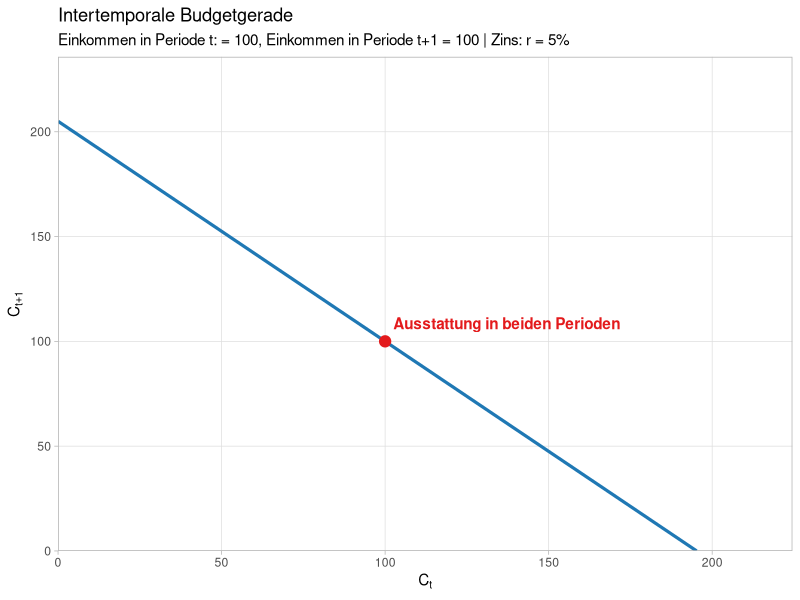

Recreate this plot in R.
## ---- chunk 1
#| message: false
#| warning: false
#| fig-cap: "Die intertemporale Budgetgerade"

library(ggplot2)

# --- 1. Parameter festlegen ---
Y_t   <- 100  # Einkommen in Periode t
Y_tp1 <- 100  # Einkommen in Periode t+1
r     <- 0.05 # Zinssatz

# --- 2. Daten für die Budgetgerade erzeugen ---
# Maximaler Konsum in Periode t (falls C_{t+1} = 0)
max_Ct <- Y_t + Y_tp1 / (1 + r)

# Datenrahmen mit C_t Werten und berechneten C_{t+1} Werten
budget_data <- data.frame(
  C_t = seq(0, max_Ct, length.out = 100)
)
budget_data$C_tp1 <- (1 + r) * (Y_t - budget_data$C_t) + Y_tp1

# Ausstattungspunkt (Endowment)
endowment <- data.frame(C_t = Y_t, C_tp1 = Y_tp1)

# --- 3. ggplot2 Visualisierung ---
p <- ggplot(budget_data, aes(x = C_t, y = C_tp1)) +
  # Budgetgerade
  geom_line(color = "#1f78b4", linewidth = 1.1) +
  
  # Ausstattungspunkt einzeichnen
  geom_point(data = endowment, aes(x = C_t, y = C_tp1), color = "#e31a1c", size = 3.5) +
  annotate("text", x = endowment$C_t, y = endowment$C_tp1, 
           label = "  Ausstattung in beiden Perioden", parse = FALSE, 
           color = "#e31a1c", hjust = 0, vjust = -1, fontface = "bold") +
  
  # Achsenlimits und -ursprung bei (0,0)
  scale_x_continuous(expand = c(0, 0), limits = c(0, max_Ct * 1.15)) +
  scale_y_continuous(expand = c(0, 0), limits = c(0, ((1 + r) * Y_t + Y_tp1) * 1.15)) +
  
  # Beschriftungen (mit mathematischen Ausdrücken)
  labs(
    title = "Intertemporale Budgetgerade",
    subtitle = paste0("Einkommen in Periode t: = ", Y_t, ", Einkommen in Periode t+1 = ", Y_tp1, " | Zins: r = ", r * 100, "%"),
    x = expression(C[t]),
    y = expression(C[t+1])
  ) +
  
  # Akademisches Theme
  theme_light(#base_size = 13
    ) +
  theme(
    panel.grid.minor = element_blank(),
  #  plot.title = element_text(face = "bold", hjust = 0.5),
  #  plot.subtitle = element_text(hjust = 0.5, color = "gray40"),
#    axis.title.x = element_text(face = "italic" #, size = 14
 #                               ),
 #   axis.title.y = element_text(face = "italic", # size = 14,
  #                              angle = 0, vjust = 0.5)
  )

# Plot anzeigen
p
